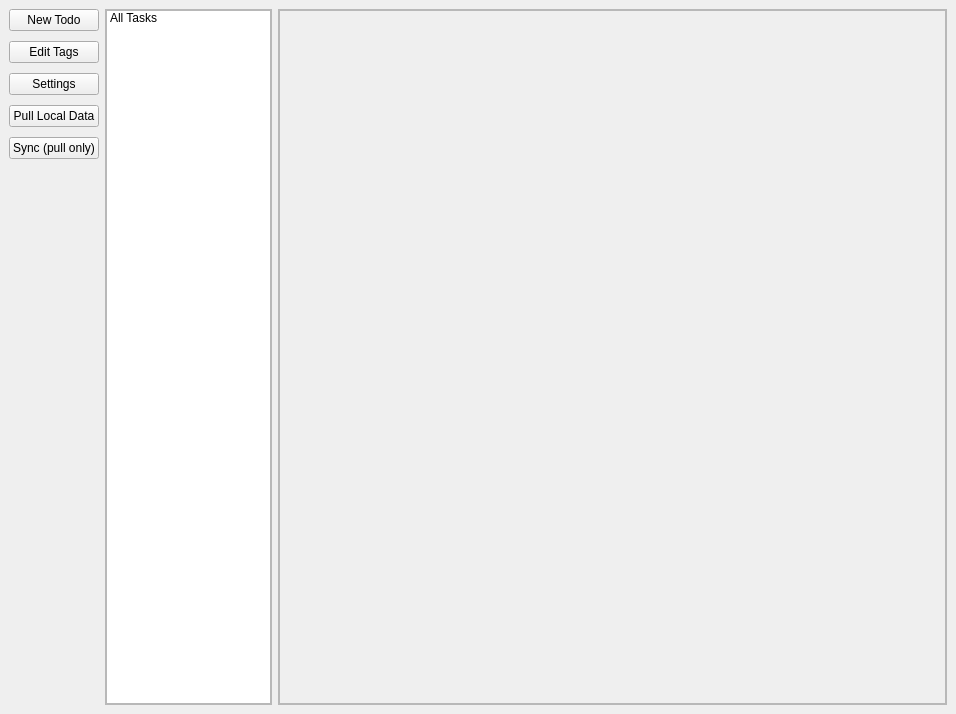
<?xml version="1.0" encoding="UTF-8"?>
<ui version="4.0">
 <class>MainWindow</class>
 <widget class="QMainWindow" name="MainWindow">
  <property name="geometry">
   <rect>
    <x>0</x>
    <y>0</y>
    <width>956</width>
    <height>714</height>
   </rect>
  </property>
  <property name="windowTitle">
   <string>MainWindow</string>
  </property>
  <widget class="QWidget" name="topWidget">
   <layout class="QGridLayout" name="gridLayout" columnstretch="1,2,8">
    <property name="verticalSpacing">
     <number>0</number>
    </property>
    <item row="0" column="0">
     <layout class="QVBoxLayout" name="verticalLayoutButtons">
      <property name="spacing">
       <number>10</number>
      </property>
      <item>
       <widget class="QPushButton" name="pushButtonAdd">
        <property name="text">
         <string>New Todo</string>
        </property>
       </widget>
      </item>
      <item>
       <widget class="QPushButton" name="pushButtonEditTags">
        <property name="text">
         <string>Edit Tags</string>
        </property>
       </widget>
      </item>
      <item>
       <widget class="QPushButton" name="pushButtonSettings">
        <property name="sizePolicy">
         <sizepolicy hsizetype="Expanding" vsizetype="Fixed">
          <horstretch>0</horstretch>
          <verstretch>0</verstretch>
         </sizepolicy>
        </property>
        <property name="text">
         <string>Settings</string>
        </property>
       </widget>
      </item>
      <item>
       <widget class="QPushButton" name="pushButtonRefresh">
        <property name="text">
         <string>Pull Local Data</string>
        </property>
       </widget>
      </item>
      <item>
       <widget class="QPushButton" name="pushButtonSync">
        <property name="text">
         <string>Sync (pull only)</string>
        </property>
       </widget>
      </item>
      <item>
       <spacer name="verticalSpacerButtons">
        <property name="orientation">
         <enum>Qt::Vertical</enum>
        </property>
        <property name="sizeHint" stdset="0">
         <size>
          <width>20</width>
          <height>40</height>
         </size>
        </property>
       </spacer>
      </item>
     </layout>
    </item>
    <item row="0" column="2">
     <widget class="QScrollArea" name="scrollAreaTodos">
      <property name="widgetResizable">
       <bool>true</bool>
      </property>
      <widget class="QWidget" name="scrollAreaTodosContents">
       <property name="geometry">
        <rect>
         <x>0</x>
         <y>0</y>
         <width>639</width>
         <height>694</height>
        </rect>
       </property>
       <layout class="QGridLayout" name="gridLayoutScrollAreaTodosContent">
        <property name="leftMargin">
         <number>0</number>
        </property>
        <property name="topMargin">
         <number>0</number>
        </property>
        <property name="rightMargin">
         <number>0</number>
        </property>
        <property name="bottomMargin">
         <number>0</number>
        </property>
        <item row="0" column="0">
         <widget class="QFrame" name="todosFrame">
          <property name="frameShape">
           <enum>QFrame::StyledPanel</enum>
          </property>
          <property name="frameShadow">
           <enum>QFrame::Raised</enum>
          </property>
          <layout class="QVBoxLayout" name="verticalLayoutTodosFrame"/>
         </widget>
        </item>
       </layout>
      </widget>
     </widget>
    </item>
    <item row="0" column="1">
     <widget class="QFrame" name="frameTagsList">
      <property name="frameShape">
       <enum>QFrame::StyledPanel</enum>
      </property>
      <property name="frameShadow">
       <enum>QFrame::Raised</enum>
      </property>
      <layout class="QGridLayout" name="gridLayoutFrameTagsList">
       <property name="leftMargin">
        <number>0</number>
       </property>
       <property name="topMargin">
        <number>0</number>
       </property>
       <property name="rightMargin">
        <number>0</number>
       </property>
       <property name="bottomMargin">
        <number>0</number>
       </property>
       <item row="0" column="0">
        <widget class="QListWidget" name="listWidgetTags">
         <property name="styleSheet">
          <string notr="true">font: 14pt &quot;Noto Sans&quot;;</string>
         </property>
         <item>
          <property name="text">
           <string>All Tasks</string>
          </property>
         </item>
        </widget>
       </item>
      </layout>
     </widget>
    </item>
   </layout>
  </widget>
 </widget>
 <resources/>
 <connections/>
</ui>
